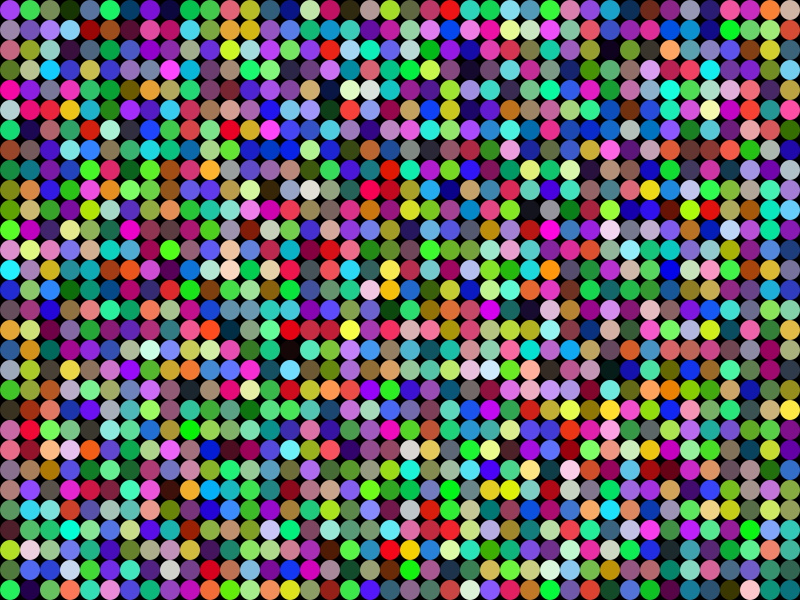
Frame 1 (no input)
Frame 60 (the mouse pressed at the canvas centre just before this capture): identical to frame 1, image omitted
Frame 120 (the mouse held since frame 60 and released just before this capture): identical to frame 1, image omitted

The Processing sketch that drew this single still picture (run headless with seeded random() and noise(); from frame 60 on, the mouse is pressed at the canvas centre):

// Processing sketch: rising_discolights
// ── rising_discolights.pde
int horizontal, vertical, count;
int max;
int size;
boolean disco = false;

Bubble[] bubbles;

void setup() {
  //fullScreen();
  size(800, 600);
  noStroke();
  
  //Change values here
  int shapeObj = ELLIPSE;
  boolean ascend = true;
  int size = 20;
  //
   
  horizontal = width/size;
  vertical = height/size;
  count = horizontal * vertical;

  max = count;

  bubbles = new Bubble[max];
  
  ellipseMode(CORNER);
  rectMode(CORNER);
  background(0);

  for (int i=0; i<max; i++) {
    bubbles[i] = new Bubble(i, size, shapeObj, ascend);
  }
}

void draw() {
  if (disco) {
    bobRossAscend();
  }
  
}

void mousePressed() {
  disableEllipse(mouseX, mouseY);
}

void keyPressed() {
  if (keyCode == 'D') {
    if (count<max) {
      bubbles[count++].activate();
      
      bobRoss();
    }
  } 
  else if (keyCode == 'A') {    
    while(count-1>=0 && !bubbles[--count].isActive()){}
    bubbles[count].deactivate();    
    bobRoss();
    } 
    
  else if (keyCode == 'X') { 
    bobRoss();
    disco=false;
  } 
  else if (keyCode == 'Y') {
    disco=!disco;
  } 
  else if(keyCode == 'Q'){
    for(int i=0; i<max; i++){
      bubbles[i].deactivate();
    }
    bobRoss();
  }
  else if(keyCode == 'W'){
    for(int i=0; i<max; i++){
      bubbles[i].toggleActive();
    }
    bobRoss();
  }
  else if(keyCode == 'E'){
    for(int i=0; i<max; i++){
      bubbles[i].activate();
    }
    bobRoss();
  }
  else {
  }
}

void disableEllipse(float posX, float posY) {
  int x = (int)(posX/width*horizontal);
  int y = (int)(posY/height*vertical);

  int n = y*horizontal+x;

  bubbles[n].toggleActive();  
  bobRoss();
}

void bobRoss() {
  background(0);
  for (int i=0; i<count; i++) {
    bubbles[i].displayN();
  }
}

void bobRossAscend() {
  background(0);
  for (int i=0; i<count; i++) {
    bubbles[i].display();
  }
}

// ── Bubble.pde
class Bubble{
  float sizeX, sizeY;
  float posX, posY;
  boolean active;
  PShape shapeObj; 
  int shapeIndex;
  boolean ascend;
  
  Bubble(int n, int size){
    this(n, size, ELLIPSE, false);
  }
  
  Bubble(int n, int size, int shapeIndex){    
    this(n, size, shapeIndex, false);
  }
  
  Bubble(int n, int size, int shapeIndex, boolean ascend){
    this.posX = (n%(horizontal))*size;
    this.posY = (n/horizontal)*size;
    this.sizeX = size;
    this.sizeY = size;
    this.shapeIndex = shapeIndex;
    this.ascend = ascend;
    active = true;
    display();
  }
  
  void display(){    
    if(active){
      shapeObj = createShape(shapeIndex, posX, posY, sizeX, sizeY);
      shapeObj.setFill(color(random(256), random(256), random(256)));               
      shape(shapeObj);
      
      if(ascend)
        ascend();
      }
  }
  
  void displayN(){    
    if(active){
      shapeObj = createShape(shapeIndex, posX, posY, sizeX, sizeY);
      shapeObj.setFill(color(random(256), random(256), random(256)));               
      shape(shapeObj);
   }
  }
  void activate(){   
    active = true;
  }
  
  void deactivate(){
    active = false;
  }
  
  void ascend(){
     if(posY<-sizeY){
       posY = height+posY;
     }else{
       posY-=1;
     }
   }
  
  boolean isActive(){
    return active;
  }
  
  void toggleActive(){
    active = !active;
  }
}
